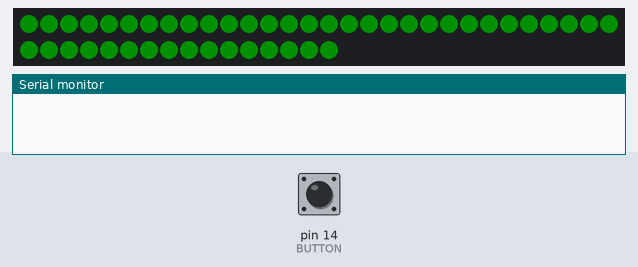
A sketch run on a simulated Arduino Uno, built with avr-gcc and run on an emulated ATmega328P. Parts: 46 RGB LEDs in strip order, left to right, continuing on the next row, the last lines printed to the serial monitor. Inputs (shaded band) come from the test bench; at power-on: pin 14 (BUTTON) HIGH. Dim RGB values are drawn brighter than linear.

Above: at 1.1 s.
At 3.1 s:
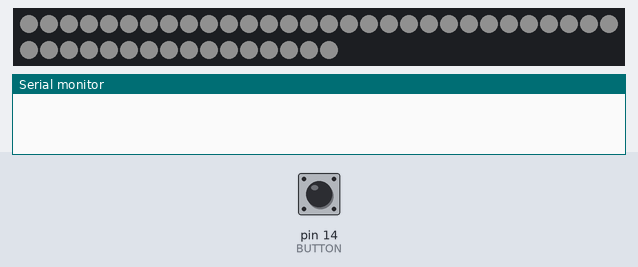
5.3 s: pin 14 (BUTTON) pulled LOW for 0.15 s
At 5.38 s:
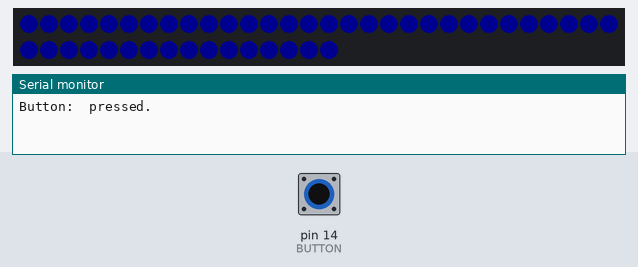
At 6.0 s:
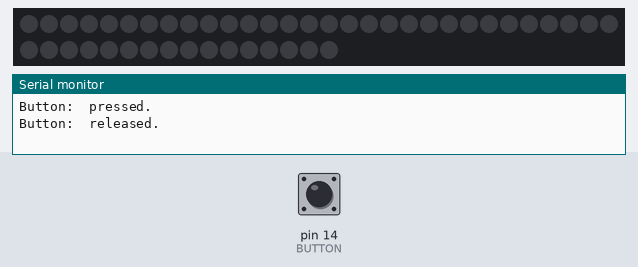
6.9 s: pin 14 (BUTTON) pulled LOW for 3.2 s
Timing chart, 0 to 9.9 s (numbered marks = the images above; inputs shaded):
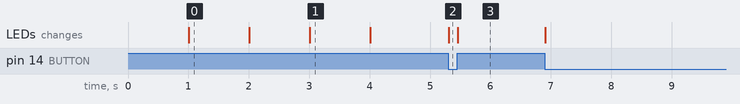

Measured:
- after the input at 5.3 s, the LEDs: change at once (image 2)
- what the display in image 0 shows lasts 1.0 s, from 1.0 s to 2.0 s

The sketch:

patty_v1.ino
```cpp
#include <Streaming.h>
#include <Metro.h>
#include <Bounce.h>
#include <EEPROM.h>
#define FASTLED_ESP8266_RAW_PIN_ORDER
#include <FastLED.h>

/*  Belt Layout:
 *
 *        n=23               n=23
 * ================== ==================
 *   B9  l8  l6  B5     B4  l3  l1  B0
 *         B7                 B2
 *
 * B = 7 led whorl
 * l = 1 led dot
 *
 */

#define NUM_LEDS 2*(3*7+2)
#define PIN_DATA 12
#define MASTER_BRIGHTNESS 16
//CRGB *leds[NUM_LEDS];
CRGBArray<NUM_LEDS> leds;
// right side
CRGBSet rS = leds(0, 22);
// left side
CRGBSet lS = leds(NUM_LEDS-1, 23);

#define BUTTON 14
#define PRESS_TIME 5UL
Bounce button = Bounce( BUTTON, PRESS_TIME );

void setup() {
  // put your setup code here, to run once:
  // put your setup code here, to run once:
  Serial.begin(115200);

  // set up the LEDs
  FastLED.addLeds<WS2811, PIN_DATA, GRB>(leds, NUM_LEDS).setCorrection(TypicalSMD5050);

  // set master brightness control
  FastLED.setBrightness(MASTER_BRIGHTNESS);

  pinMode(BUTTON, INPUT_PULLUP);

  fill_solid(leds, NUM_LEDS, CRGB(255, 0, 0));
  FastLED.show();
  delay(1000);

  fill_solid(leds, NUM_LEDS, CRGB(0, 255, 0));
  FastLED.show();
  delay(1000);

  fill_solid(leds, NUM_LEDS, CRGB(0, 0, 255));
  FastLED.show();
  delay(1000);

  fill_solid(leds, NUM_LEDS, CRGB(255, 255, 255));
  FastLED.show();
  delay(1000);

}

void loop() {
  static CRGB currentColor = CRGB::Black;

  // put your main code here, to run repeatedly:
  if ( button.update() ) {
    Serial << F("Button: ");
    if ( button.read() == LOW ) {
      // pressed
      Serial << F(" pressed.") << endl;
      currentColor = CRGB::Blue;
    } else {
      // released
      Serial << F(" released.") << endl;
      currentColor = CRGB::Black;
    }
  }

  fill_solid(leds, NUM_LEDS, currentColor);
  FastLED.show();

}
```
